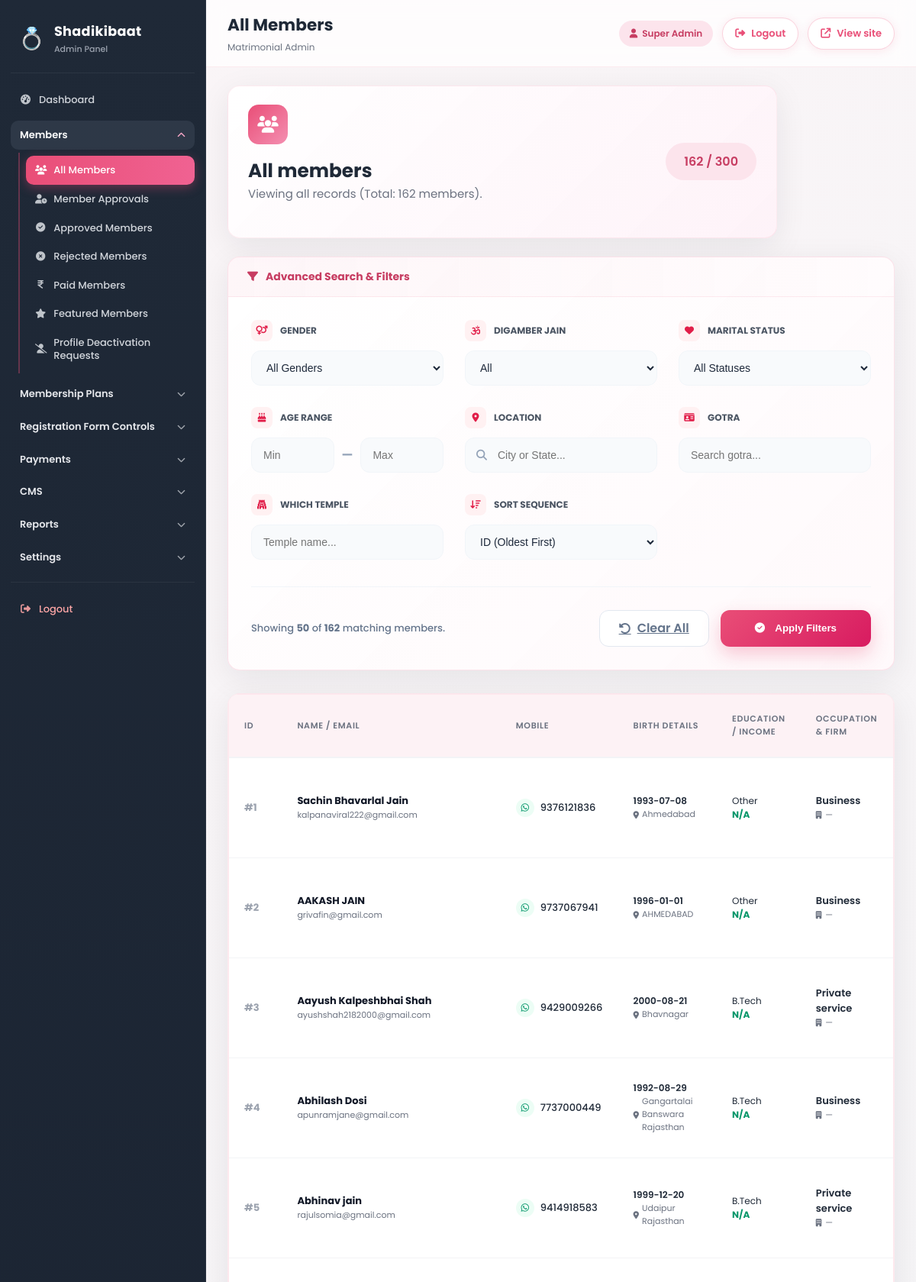
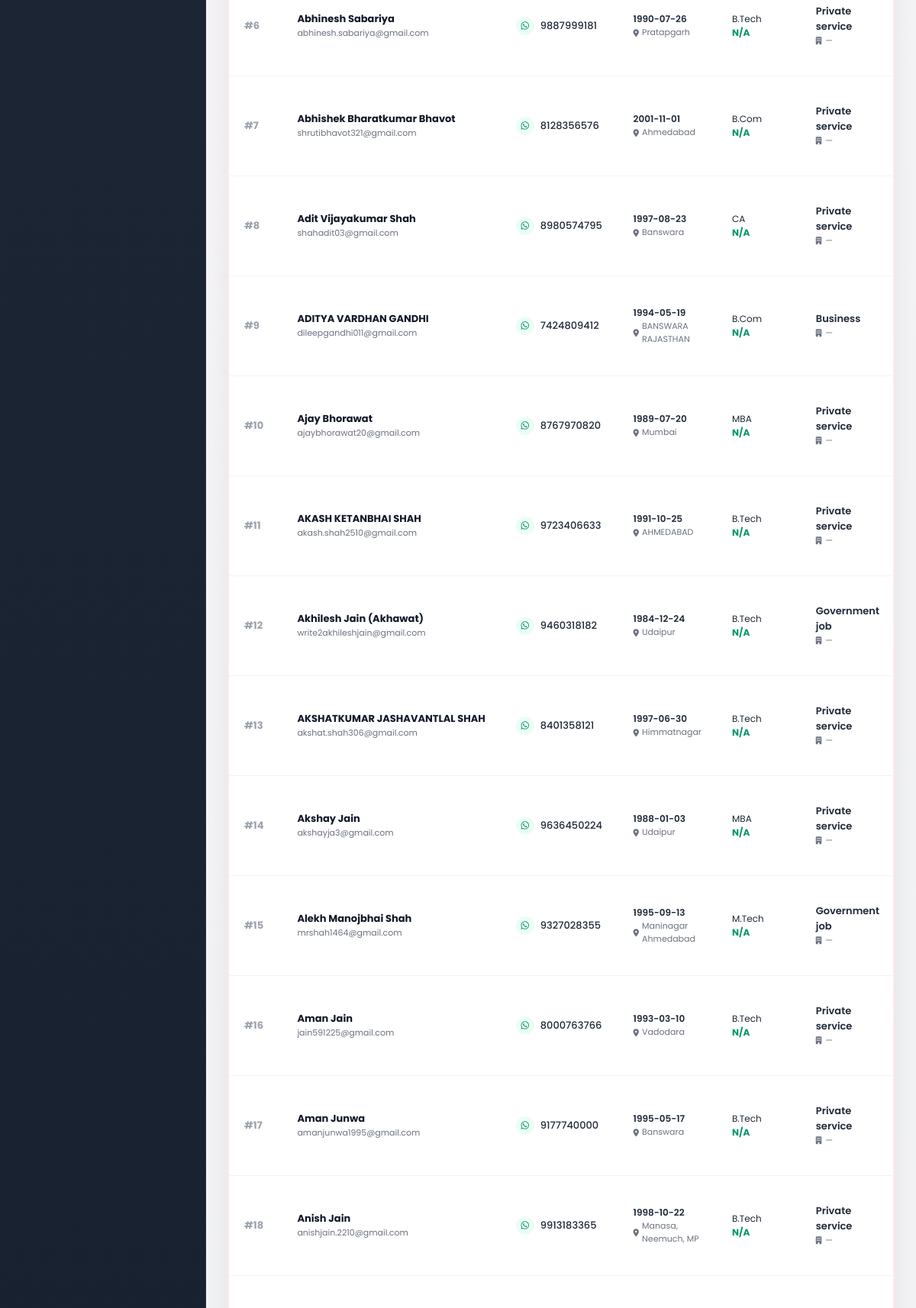
Screenshot of /admin/members.php (signed in, upper part) with the database file from the repository (2 pictures, top to bottom).
### tables this page shows
CREATE TABLE IF NOT EXISTS `users` (
  `id` bigint(20) UNSIGNED NOT NULL AUTO_INCREMENT,
  `profile_id` varchar(30) NOT NULL,
  `first_name` varchar(100) NOT NULL,
  `last_name` varchar(100) DEFAULT NULL,
  `email` varchar(150) NOT NULL,
  `mobile` varchar(20) NOT NULL,
  `password_hash` varchar(255) NOT NULL,
  `gender` enum('male','female','other') NOT NULL,
  `dob` date DEFAULT NULL,
  `religion_id` bigint(20) UNSIGNED DEFAULT NULL,
  `caste_id` bigint(20) UNSIGNED DEFAULT NULL,
  `mother_tongue_id` bigint(20) UNSIGNED DEFAULT NULL,
  `marital_status_id` bigint(20) UNSIGNED DEFAULT NULL,
  `education_id` bigint(20) UNSIGNED DEFAULT NULL,
  `occupation_id` bigint(20) UNSIGNED DEFAULT NULL,
  `income_id` bigint(20) UNSIGNED DEFAULT NULL,
  `country_id` bigint(20) UNSIGNED DEFAULT NULL,
  `state_id` bigint(20) UNSIGNED DEFAULT NULL,
  `city_id` bigint(20) UNSIGNED DEFAULT NULL,
  `height_cm` smallint(5) UNSIGNED DEFAULT NULL,
  `weight_kg` smallint(5) UNSIGNED DEFAULT NULL,
  `complexion` varchar(50) DEFAULT NULL,
  `blood_group` varchar(10) DEFAULT NULL,
  `profile_created_by` enum('self','parent','sibling','relative','friend') DEFAULT 'self',
  `about_me` text DEFAULT NULL,
  `profile_photo` varchar(255) DEFAULT NULL,
  `status` enum('pending','approved','rejected','blocked','deactivated') DEFAULT 'pending',
  `membership_status` enum('free','paid','expired') DEFAULT 'free',
  `featured_profile` tinyint(1) DEFAULT 0,
  `paid_member` tinyint(1) DEFAULT 0,
  `email_verified` tinyint(1) DEFAULT 0,
  `mobile_verified` tinyint(1) DEFAULT 0,
  `approved_by` bigint(20) UNSIGNED DEFAULT NULL,
  `approved_at` datetime DEFAULT NULL,
  `rejection_reason` text DEFAULT NULL,
  `profile_views` int(10) UNSIGNED DEFAULT 0,
  `last_login_at` datetime DEFAULT NULL,
  `last_active_at` datetime DEFAULT NULL,
  `created_at` timestamp NOT NULL DEFAULT current_timestamp(),
  `updated_at` timestamp NOT NULL DEFAULT current_timestamp() ON UPDATE current_timestamp(),
  `deleted_at` datetime DEFAULT NULL,
  PRIMARY KEY (`id`),
  UNIQUE KEY `profile_id` (`profile_id`),
  UNIQUE KEY `email` (`email`),
  UNIQUE KEY `mobile` (`mobile`)
);

CREATE TABLE IF NOT EXISTS `candidates` (
  `id` bigint(20) UNSIGNED NOT NULL AUTO_INCREMENT,
  `timestamp` varchar(100) DEFAULT NULL,
  `email_address` varchar(255) DEFAULT NULL,
  `are_you_digamber_jain` varchar(50) DEFAULT NULL,
  `candidate_full_name` varchar(255) DEFAULT NULL,
  `country_code` varchar(20) DEFAULT NULL,
  `mobile_number` varchar(255) DEFAULT NULL,
  `birth_date` varchar(100) DEFAULT NULL,
  `birth_time` varchar(100) DEFAULT NULL,
  `birth_place` varchar(255) DEFAULT NULL,
  `native` varchar(255) DEFAULT NULL,
  `gotra` varchar(255) DEFAULT NULL,
  `horoscope` varchar(100) DEFAULT NULL,
  `height` varchar(50) DEFAULT NULL,
  `weight` varchar(50) DEFAULT NULL,
  `gender` varchar(20) DEFAULT NULL,
  `permanent_address` text DEFAULT NULL,
  `candidate_current_address` text DEFAULT NULL,
  `email` varchar(255) DEFAULT NULL,
  `higher_education` varchar(255) DEFAULT NULL,
  `hobbies` text DEFAULT NULL,
  `candidate_annual_income` varchar(100) DEFAULT NULL,
  `widow_divorce` varchar(100) DEFAULT NULL,
  `handicapped_physical_deficiency` varchar(100) DEFAULT NULL,
  `language_known` varchar(255) DEFAULT NULL,
  `candidate_occupation` varchar(255) DEFAULT NULL,
  `occupation_firm` varchar(255) DEFAULT NULL,
  `occupation_designation` varchar(255) DEFAULT NULL,
  `father_name` varchar(255) DEFAULT NULL,
  `father_mobile_number` varchar(255) DEFAULT NULL,
  `father_annual_income` varchar(100) DEFAULT NULL,
  `father_occupation` varchar(255) DEFAULT NULL,
  `mother_name` varchar(255) DEFAULT NULL,
  `mother_mobile_number` varchar(255) DEFAULT NULL,
  `mother_annual_income` varchar(100) DEFAULT NULL,
  `mother_occupation` varchar(255) DEFAULT NULL,
  `brothers` varchar(50) DEFAULT NULL,
  `brothers_married_count` varchar(50) DEFAULT NULL,
  `brothers_unmarried_count` varchar(50) DEFAULT NULL,
  `sisters` varchar(50) DEFAULT NULL,
  `sisters_married_count` varchar(50) DEFAULT NULL,
  `sisters_unmarried_count` varchar(50) DEFAULT NULL,
  `candidate_photo` text DEFAULT NULL,
  `payment_qr_code` text DEFAULT NULL,
  `payment_screen_shot` text DEFAULT NULL,
  `created_at` timestamp NOT NULL DEFAULT current_timestamp(),
  PRIMARY KEY (`id`)
);

### admin/members.php (the view, shortened to what the rows shown need)
<?php
require_once __DIR__ . '/includes/user-storage.php';
require __DIR__ . '/includes/head.php';
$perPage = 50;
$page = isset($_GET['page']) ? max(1, (int) $_GET['page']) : 1;
$offset = ($page - 1) * $perPage;
$filters = [
  'gender' => $_GET['gender'] ?? '',
  'digamber_jain' => $_GET['digamber_jain'] ?? '',
  'marital_status' => $_GET['marital_status'] ?? '',
  'gotra' => $_GET['gotra'] ?? '',
  'temple' => $_GET['temple'] ?? '',
  'location' => $_GET['location'] ?? '',
  'age_min' => $_GET['age_min'] ?? '',
  'age_max' => $_GET['age_max'] ?? ''
];
$sort = $_GET['sort'] ?? 'u.id ASC';
$rows = sathi_users_list_all($perPage, $offset, $filters, $sort);
?>
<section class="admin-page-placeholder">
  <div class="admin-glass-card admin-page-hero admin-page-hero-top">
    <div style="display: flex; justify-content: space-between; align-items: center;">
      <div>
        <h2>All members</h2>
      </div>
    </div>
  </div>
  <div class="admin-glass-card" style="padding: 0; overflow: hidden;">
    <div class="admin-table-wrap" style="overflow-x: auto;">
      <table class="admin-table"
        style="font-size: 13px; min-width: 1200px; border-collapse: separate; border-spacing: 0;">
        <thead>
          <tr style="background: #f9fafb;">
            <th style="padding: 15px 20px; border-bottom: 2px solid #f3f4f6;">ID</th>
            <th style="padding: 15px 20px; border-bottom: 2px solid #f3f4f6;">Name / Email</th>
            <th style="padding: 15px 20px; border-bottom: 2px solid #f3f4f6;">Mobile</th>
            <th style="padding: 15px 20px; border-bottom: 2px solid #f3f4f6;">Birth Details</th>
            <th style="padding: 15px 20px; border-bottom: 2px solid #f3f4f6;">Education / Income</th>
            <th style="padding: 15px 20px; border-bottom: 2px solid #f3f4f6;">Occupation & Firm</th>
          </tr>
        </thead>
        <tbody>
          <?php if (count($rows) === 0): ?>
            <tr>
              <td colspan="10" style="padding: 40px; text-align: center; color: #9ca3af;">No members found matching your
                filters.</td>
            </tr>
          <?php else: ?>
            <?php foreach ($rows as $r): ?>
              <tr class="admin-table-row-hover" style="transition: all 0.2s;">
                <td style="padding: 15px 20px; border-bottom: 1px solid #f3f4f6; font-weight: 700; color: #9ca3af;">
                  #<?php echo (int) ($r['id'] ?? 0); ?></td>
                <td style="padding: 15px 20px; border-bottom: 1px solid #f3f4f6;">
                  <div style="font-weight: 700; color: #111827; white-space: nowrap;">
                    <?php echo htmlspecialchars((string) ($r['name'] ?? 'Member'), ENT_QUOTES, 'UTF-8'); ?>
                  </div>
                  <div style="font-size: 11px; color: #6b7280;">
                    <?php echo htmlspecialchars((string) ($r['email'] ?? ''), ENT_QUOTES, 'UTF-8'); ?>
                  </div>
                </td>
                <td style="padding: 15px 20px; border-bottom: 1px solid #f3f4f6;">
                  <div style="white-space: nowrap; display: flex; align-items: center; gap: 8px;">
                    <div
                      style="width: 24px; height: 24px; border-radius: 50%; background: #ecfdf5; display: flex; align-items: center; justify-content: center;">
                      <i class="fab fa-whatsapp" style="color: #059669; font-size: 12px;"></i>
                    </div>
                    <span
                      style="font-weight: 500;"><?php echo htmlspecialchars((string) ($r['mobile'] ?? '—'), ENT_QUOTES, 'UTF-8'); ?></span>
                  </div>
                </td>
                <td style="padding: 15px 20px; border-bottom: 1px solid #f3f4f6;">
                  <div style="font-size: 12px; font-weight: 600;">
                    <?php echo htmlspecialchars((string) ($r['dob'] ?? '—')); ?></div>
                  <div style="font-size: 11px; color: #6b7280; display: flex; align-items: center; gap: 4px;">
                    <i class="fas fa-map-marker-alt" style="font-size: 10px;"></i>
                    <?php echo htmlspecialchars((string) ($r['birth_place'] ?? '—')); ?>
                  </div>
                </td>
                <td style="padding: 15px 20px; border-bottom: 1px solid #f3f4f6;">
                  <div
                    style="max-width: 150px; overflow: hidden; text-overflow: ellipsis; white-space: nowrap; font-size: 12px;"
                    title="<?php echo htmlspecialchars((string) ($r['education_val'] ?? '—')); ?>">
                    <?php echo htmlspecialchars((string) ($r['education_val'] ?? '—'), ENT_QUOTES, 'UTF-8'); ?>
                  </div>
                  <div style="font-weight: 700; color: #059669; font-size: 12px;">
                    <?php echo htmlspecialchars((string) ($r['annual_income'] ?? 'N/A')); ?>
                  </div>
                </td>
                <td style="padding: 15px 20px; border-bottom: 1px solid #f3f4f6;">
                  <div style="font-weight: 600;">
                    <?php echo htmlspecialchars((string) ($r['occupation_val'] ?? '—'), ENT_QUOTES, 'UTF-8'); ?></div>
                  <div style="font-size: 11px; color: #6b7280;">
                    <i class="fas fa-building" style="font-size: 10px; margin-right: 2px;"></i>
                    <?php echo htmlspecialchars((string) ($r['occupation_firm'] ?? '—'), ENT_QUOTES, 'UTF-8'); ?>
                  </div>
                </td>
              </tr>
            <?php endforeach; ?>
          <?php endif; ?>
        </tbody>
      </table>
    </div>
  </div>
</section>
<?php require __DIR__ . '/includes/footer.php'; ?>

### rows the page displays
users: id "1", name "Sachin Bhavarlal Jain", email "kalpanaviral222@gmail.com", mobile "9376121836", dob "1993-07-08", candidates.birth_place "Ahmedabad", education_val "Other", annual_income "N/A", occupation_val "Business", occupation_firm "—"
users: id "2", name "AAKASH JAIN", email "grivafin@gmail.com", mobile "9737067941", dob "1996-01-01", candidates.birth_place "AHMEDABAD", education_val "Other", annual_income "N/A", occupation_val "Business", occupation_firm "—"
users: id "3", name "Aayush Kalpeshbhai Shah", email "ayushshah2182000@gmail.com", mobile "9429009266", dob "2000-08-21", candidates.birth_place "Bhavnagar", education_val "B.Tech", annual_income "N/A", occupation_val "Private service", occupation_firm "—"
users: id "4", name "Abhilash Dosi", email "apunramjane@gmail.com", mobile "7737000449", dob "1992-08-29", candidates.birth_place "Gangartalai Banswara Rajasthan", education_val "B.Tech", annual_income "N/A", occupation_val "Business", occupation_firm "—"
users: id "5", name "Abhinav jain", email "rajulsomia@gmail.com", mobile "9414918583", dob "1999-12-20", candidates.birth_place "Udaipur Rajasthan", education_val "B.Tech", annual_income "N/A", occupation_val "Private service", occupation_firm "—"
users: id "6", name "Abhinesh Sabariya", email "abhinesh.sabariya@gmail.com", mobile "9887999181", dob "1990-07-26", candidates.birth_place "Pratapgarh", education_val "B.Tech", annual_income "N/A", occupation_val "Private service", occupation_firm "—"
users: id "7", name "Abhishek Bharatkumar Bhavot", email "shrutibhavot321@gmail.com", mobile "8128356576", dob "2001-11-01", candidates.birth_place "Ahmedabad", education_val "B.Com", annual_income "N/A", occupation_val "Private service", occupation_firm "—"
users: id "8", name "Adit Vijayakumar Shah", email "shahadit03@gmail.com", mobile "8980574795", dob "1997-08-23", candidates.birth_place "Banswara", education_val "CA", annual_income "N/A", occupation_val "Private service", occupation_firm "—"
users: id "9", name "ADITYA VARDHAN GANDHI", email "dileepgandhi011@gmail.com", mobile "7424809412", dob "1994-05-19", candidates.birth_place "BANSWARA RAJASTHAN", education_val "B.Com", annual_income "N/A", occupation_val "Business", occupation_firm "—"
users: id "10", name "Ajay Bhorawat", email "ajaybhorawat20@gmail.com", mobile "8767970820", dob "1989-07-20", candidates.birth_place "Mumbai", education_val "MBA", annual_income "N/A", occupation_val "Private service", occupation_firm "—"
users: id "11", name "AKASH KETANBHAI SHAH", email "akash.shah2510@gmail.com", mobile "9723406633", dob "1991-10-25", candidates.birth_place "AHMEDABAD", education_val "B.Tech", annual_income "N/A", occupation_val "Private service", occupation_firm "—"
users: id "12", name "Akhilesh Jain (Akhawat)", email "write2akhileshjain@gmail.com", mobile "9460318182", dob "1984-12-24", candidates.birth_place "Udaipur", education_val "B.Tech", annual_income "N/A", occupation_val "Government job", occupation_firm "—"
users: id "13", name "AKSHATKUMAR JASHAVANTLAL SHAH", email "akshat.shah306@gmail.com", mobile "8401358121", dob "1997-06-30", candidates.birth_place "Himmatnagar", education_val "B.Tech", annual_income "N/A", occupation_val "Private service", occupation_firm "—"
users: id "14", name "Akshay Jain", email "akshayja3@gmail.com", mobile "9636450224", dob "1988-01-03", candidates.birth_place "Udaipur", education_val "MBA", annual_income "N/A", occupation_val "Private service", occupation_firm "—"
users: id "15", name "Alekh Manojbhai Shah", email "mrshah1464@gmail.com", mobile "9327028355", dob "1995-09-13", candidates.birth_place "Maninagar Ahmedabad", education_val "M.Tech", annual_income "N/A", occupation_val "Government job", occupation_firm "—"
users: id "16", name "Aman Jain", email "jain591225@gmail.com", mobile "8000763766", dob "1993-03-10", candidates.birth_place "Vadodara", education_val "B.Tech", annual_income "N/A", occupation_val "Private service", occupation_firm "—"
users: id "17", name "Aman Junwa", email "amanjunwa1995@gmail.com", mobile "9177740000", dob "1995-05-17", candidates.birth_place "Banswara", education_val "B.Tech", annual_income "N/A", occupation_val "Private service", occupation_firm "—"
users: id "18", name "Anish Jain", email "anishjain.2210@gmail.com", mobile "9913183365", dob "1998-10-22", candidates.birth_place "Manasa, Neemuch, MP", education_val "B.Tech", annual_income "N/A", occupation_val "Private service", occupation_firm "—"

### other values shown
$dlabel "Dashboard"
$gLabel "Members"
$label "All Members"
$label "Member Approvals"
$label "Approved Members"
$label "Rejected Members"
$label "Paid Members"
$label "Featured Members"
$label "Profile Deactivation Requests"
$gLabel "Membership Plans"
$gLabel "Registration Form Controls"
$gLabel "Payments"
$gLabel "CMS"
$gLabel "Reports"
$gLabel "Settings"
